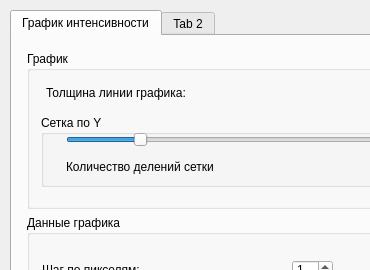
<?xml version="1.0" encoding="UTF-8"?>
<ui version="4.0">
 <class>Options</class>
 <widget class="QWidget" name="Options">
  <property name="geometry">
   <rect>
    <x>0</x>
    <y>0</y>
    <width>370</width>
    <height>270</height>
   </rect>
  </property>
  <property name="minimumSize">
   <size>
    <width>205</width>
    <height>150</height>
   </size>
  </property>
  <property name="maximumSize">
   <size>
    <width>548</width>
    <height>400</height>
   </size>
  </property>
  <property name="baseSize">
   <size>
    <width>370</width>
    <height>270</height>
   </size>
  </property>
  <property name="windowTitle">
   <string>Form</string>
  </property>
  <widget class="QTabWidget" name="tabWidget">
   <property name="geometry">
    <rect>
     <x>10</x>
     <y>10</y>
     <width>531</width>
     <height>381</height>
    </rect>
   </property>
   <property name="currentIndex">
    <number>0</number>
   </property>
   <widget class="QWidget" name="tab">
    <attribute name="title">
     <string>График интенсивности</string>
    </attribute>
    <widget class="QWidget" name="">
     <property name="geometry">
      <rect>
       <x>10</x>
       <y>10</y>
       <width>481</width>
       <height>331</height>
      </rect>
     </property>
     <layout class="QVBoxLayout" name="layoutPlotInt">
      <property name="leftMargin">
       <number>5</number>
      </property>
      <property name="topMargin">
       <number>5</number>
      </property>
      <property name="rightMargin">
       <number>5</number>
      </property>
      <property name="bottomMargin">
       <number>5</number>
      </property>
      <item>
       <widget class="QGroupBox" name="groupPlot">
        <property name="title">
         <string>График</string>
        </property>
        <widget class="QWidget" name="">
         <property name="geometry">
          <rect>
           <x>9</x>
           <y>20</y>
           <width>441</width>
           <height>121</height>
          </rect>
         </property>
         <layout class="QVBoxLayout" name="layoutPlot">
          <property name="leftMargin">
           <number>5</number>
          </property>
          <property name="topMargin">
           <number>5</number>
          </property>
          <property name="rightMargin">
           <number>5</number>
          </property>
          <property name="bottomMargin">
           <number>5</number>
          </property>
          <item>
           <layout class="QHBoxLayout" name="horizontalLayout_2">
            <property name="leftMargin">
             <number>5</number>
            </property>
            <property name="topMargin">
             <number>5</number>
            </property>
            <property name="rightMargin">
             <number>5</number>
            </property>
            <property name="bottomMargin">
             <number>5</number>
            </property>
            <item>
             <widget class="QLabel" name="label">
              <property name="text">
               <string>Толщина линии графика:</string>
              </property>
             </widget>
            </item>
            <item>
             <widget class="QDoubleSpinBox" name="spinWidthPlot">
              <property name="sizePolicy">
               <sizepolicy hsizetype="Fixed" vsizetype="Fixed">
                <horstretch>0</horstretch>
                <verstretch>0</verstretch>
               </sizepolicy>
              </property>
              <property name="minimum">
               <double>1.000000000000000</double>
              </property>
              <property name="maximum">
               <double>3.000000000000000</double>
              </property>
              <property name="singleStep">
               <double>0.200000000000000</double>
              </property>
              <property name="value">
               <double>1.800000000000000</double>
              </property>
             </widget>
            </item>
           </layout>
          </item>
          <item>
           <widget class="QGroupBox" name="groupGridY">
            <property name="sizePolicy">
             <sizepolicy hsizetype="Preferred" vsizetype="Preferred">
              <horstretch>0</horstretch>
              <verstretch>0</verstretch>
             </sizepolicy>
            </property>
            <property name="minimumSize">
             <size>
              <width>0</width>
              <height>0</height>
             </size>
            </property>
            <property name="title">
             <string>Сетка по Y</string>
            </property>
            <widget class="QWidget" name="">
             <property name="geometry">
              <rect>
               <x>20</x>
               <y>10</y>
               <width>391</width>
               <height>60</height>
              </rect>
             </property>
             <layout class="QVBoxLayout" name="layoutGridY">
              <property name="leftMargin">
               <number>5</number>
              </property>
              <property name="topMargin">
               <number>5</number>
              </property>
              <property name="rightMargin">
               <number>5</number>
              </property>
              <property name="bottomMargin">
               <number>5</number>
              </property>
              <item>
               <widget class="QSlider" name="sliderGridY">
                <property name="minimum">
                 <number>1</number>
                </property>
                <property name="maximum">
                 <number>50</number>
                </property>
                <property name="pageStep">
                 <number>10</number>
                </property>
                <property name="value">
                 <number>10</number>
                </property>
                <property name="orientation">
                 <enum>Qt::Horizontal</enum>
                </property>
               </widget>
              </item>
              <item>
               <layout class="QHBoxLayout" name="horizontalLayout">
                <item>
                 <widget class="QLabel" name="label_2">
                  <property name="text">
                   <string>Количество делений сетки</string>
                  </property>
                 </widget>
                </item>
                <item>
                 <widget class="QSpinBox" name="spinGridY">
                  <property name="sizePolicy">
                   <sizepolicy hsizetype="Fixed" vsizetype="Fixed">
                    <horstretch>0</horstretch>
                    <verstretch>0</verstretch>
                   </sizepolicy>
                  </property>
                  <property name="minimum">
                   <number>1</number>
                  </property>
                  <property name="maximum">
                   <number>50</number>
                  </property>
                 </widget>
                </item>
               </layout>
              </item>
             </layout>
            </widget>
           </widget>
          </item>
         </layout>
        </widget>
       </widget>
      </item>
      <item>
       <widget class="QGroupBox" name="groupData">
        <property name="sizePolicy">
         <sizepolicy hsizetype="Minimum" vsizetype="Minimum">
          <horstretch>0</horstretch>
          <verstretch>0</verstretch>
         </sizepolicy>
        </property>
        <property name="title">
         <string>Данные графика</string>
        </property>
        <widget class="QWidget" name="">
         <property name="geometry">
          <rect>
           <x>10</x>
           <y>40</y>
           <width>301</width>
           <height>30</height>
          </rect>
         </property>
         <layout class="QHBoxLayout" name="layoutData">
          <property name="leftMargin">
           <number>5</number>
          </property>
          <property name="topMargin">
           <number>5</number>
          </property>
          <property name="rightMargin">
           <number>5</number>
          </property>
          <property name="bottomMargin">
           <number>5</number>
          </property>
          <item>
           <widget class="QLabel" name="label_3">
            <property name="text">
             <string>Шаг по пикселям:</string>
            </property>
           </widget>
          </item>
          <item>
           <widget class="QSpinBox" name="spinStep">
            <property name="sizePolicy">
             <sizepolicy hsizetype="Fixed" vsizetype="Fixed">
              <horstretch>0</horstretch>
              <verstretch>0</verstretch>
             </sizepolicy>
            </property>
            <property name="minimum">
             <number>1</number>
            </property>
            <property name="maximum">
             <number>10</number>
            </property>
            <property name="value">
             <number>1</number>
            </property>
           </widget>
          </item>
         </layout>
        </widget>
       </widget>
      </item>
     </layout>
    </widget>
   </widget>
   <widget class="QWidget" name="tab_2">
    <attribute name="title">
     <string>Tab 2</string>
    </attribute>
   </widget>
  </widget>
 </widget>
 <resources/>
 <connections/>
</ui>
